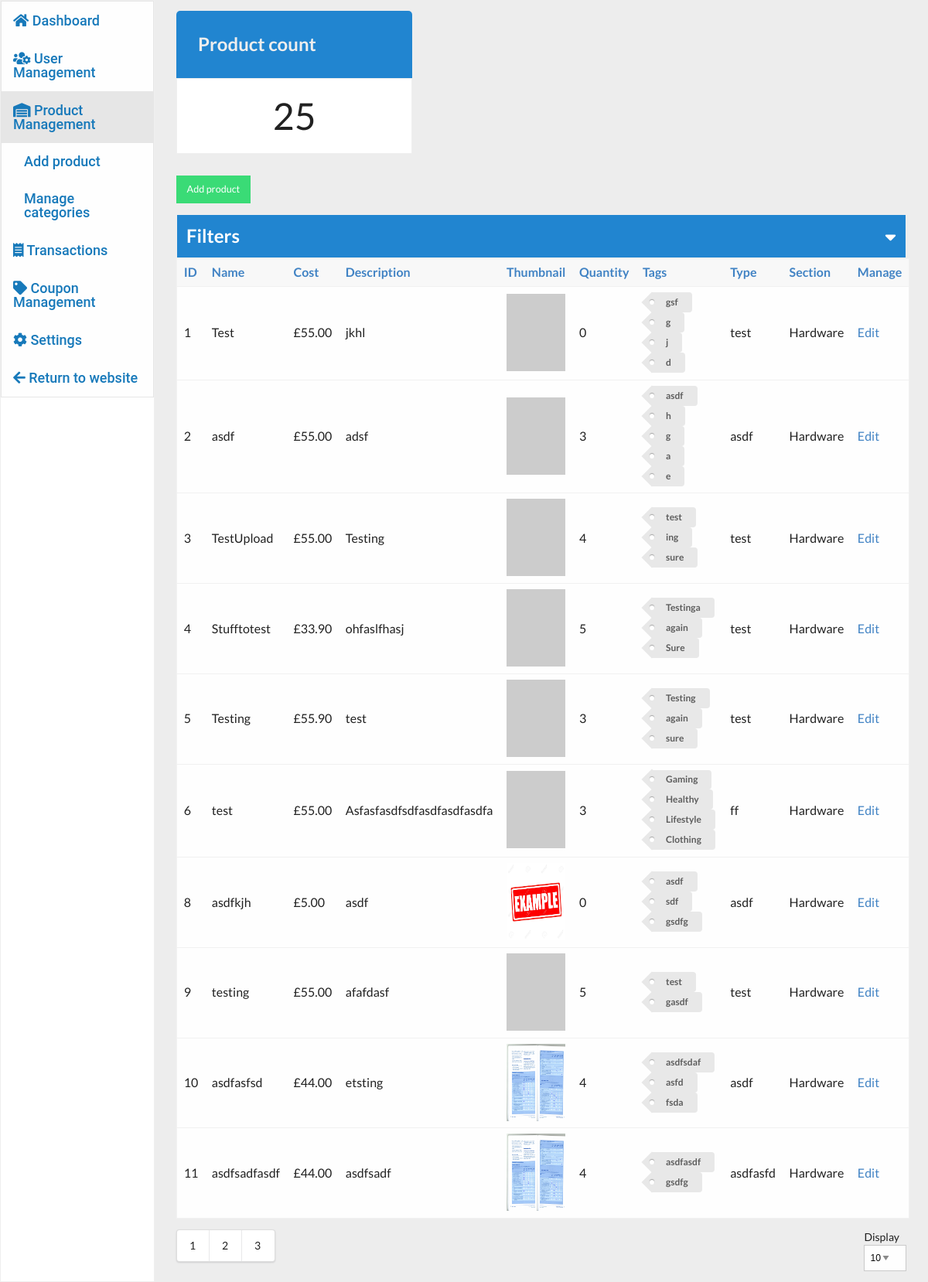
The page /admin/product-management.php (signed in) on the database its author committed.
### tables this page shows
CREATE TABLE IF NOT EXISTS `products` (
  `id` int(11) NOT NULL AUTO_INCREMENT,
  `name` varchar(255) NOT NULL,
  `cost` double NOT NULL DEFAULT '0',
  `description` text,
  `quantity` int(11) NOT NULL DEFAULT '0',
  `tags` varchar(255) NOT NULL,
  `type` varchar(255) NOT NULL,
  `section_id` int(11) DEFAULT NULL,
  PRIMARY KEY (`id`),
  KEY `section_link` (`section_id`)
);

CREATE TABLE IF NOT EXISTS `sections` (
  `id` int(11) NOT NULL AUTO_INCREMENT,
  `name` varchar(255) NOT NULL,
  PRIMARY KEY (`id`)
);

### admin/scripts/functions.php (called while the page is built, shortened)
<?php
function generateURL($field){
    parse_str($_SERVER['QUERY_STRING'], $queries);
    $queries['sortBy'] = $field;
    $queries['direction'] = "asc";
    return "href=?" . http_build_query($queries);
}
?>

### objects/DatabaseHandler.php (called while the page is built, shortened)
<?php
class DatabaseHandler{
    var $host;
    var $port;
    var $username;
    var $password;
    var $database;
    function __construct(){
        $dir = $_SERVER['DOCUMENT_ROOT'] . "/E-commerce-CMS/configs/database.json";
        $json = file_get_contents($dir);
        $config = json_decode($json, true);
        $this->host = $config['host'];
        $this->port = $config['port'];
        $this->username = $config['username'];
        $this->password = $config['password'];
        $this->database = $config['database'];
    }
    function getProducts($limit, $offset, $options){
        $product_list = array();
        if(sizeof($options) > 0 && is_array($options)){
            $getVariable = $this->generateVariable($options, "products");
            $optionArray = $getVariable[0];
            $optionList = $getVariable[1];
            $optionTagList = $getVariable[2];
            $optionList = substr($optionList, 0, -4);
            $optionTagList = substr($optionTagList, 0, -4);
            if(isset($options['name'])){
                if(strlen($optionTagList) > 0){
                    $sql = "(SELECT products.id, products.name, products.cost, products.description, products.quantity, products.tags, products.type, sections.name AS section_name FROM products INNER JOIN sections ON products.section_id = sections.id WHERE ". $optionList .") UNION (SELECT products.id, products.name, products.cost, products.description, products.quantity, products.tags, products.type, sections.name AS section_name FROM products INNER JOIN sections ON products.section_id = sections.id WHERE ". $optionTagList ." AND products.tags LIKE :name) LIMIT ". $limit ." OFFSET ". $offset;
                }else{
                    $sql = "(SELECT products.id, products.name, products.cost, products.description, products.quantity, products.tags, products.type, sections.name AS section_name FROM products INNER JOIN sections ON products.section_id = sections.id WHERE ". $optionList .") UNION (SELECT products.id, products.name, products.cost, products.description, products.quantity, products.tags, products.type, sections.name AS section_name FROM products INNER JOIN sections ON products.section_id = sections.id WHERE products.tags LIKE :name) LIMIT ". $limit ." OFFSET ". $offset;
                }
            }else{
                $sql = "(SELECT products.id, products.name, products.cost, products.description, products.quantity, products.tags, products.type, sections.name AS section_name FROM products INNER JOIN sections ON products.section_id = sections.id WHERE ". $optionList .") LIMIT ". $limit ." OFFSET ". $offset;
            }
            try{
                if($this->port != ""){
                    $connection = new PDO('mysql:host='.$this->host.';port='.$this->port.';dbname='.$this->database, $this->username, $this->password, array(PDO::ATTR_ERRMODE => PDO::ERRMODE_WARNING));
                }else{
                    $connection = new PDO('mysql:host='.$this->host.';dbname='.$this->database, $this->username, $this->password, array(PDO::ATTR_ERRMODE => PDO::ERRMODE_WARNING));
                }
                $stmt = $connection->prepare($sql);
                $stmt->execute($optionArray);
                $data = $stmt->fetchAll();
                foreach($data as $result){
                    $productResult = &$result;
                    $product = new Product($productResult['id'], $productResult['name'], $productResult['cost'], $productResult['description'], $productResult['quantity'], explode(",", $productResult['tags']), $productResult['type'], $productResult['section_name']);
                    array_push($product_list, $product);
                }
                $connection = null;
            }catch(PDOException $e){
                $product_list = array("status", "error");
                return $product_list;
            }
        }else{
            $sql = "SELECT products.id, products.name, products.cost, products.description, products.quantity, products.tags, products.type, sections.name AS section_name FROM `products` INNER JOIN sections ON products.section_id = sections.id LIMIT ". $limit ." OFFSET ". $offset .";";
            $connection = new mysqli($this->host, $this->username, $this->password, $this->database);
            $get = $connection->query($sql);
            for($i = 0; $i < $get->num_rows; $i++){
                $result = $get->fetch_array(MYSQLI_ASSOC);
                $product = new Product($result['id'], $result['name'], $result['cost'], $result['description'], $result['quantity'], explode(",", $result['tags']), $result['type'], $result['section_name']);
                array_push($product_list, $product);
            }
        }
        $product_list = array(array("status"=>"success"), $product_list);
        return $product_list;
    }
    function countProducts($options){
        if(sizeof($options) > 0){
            $getVariable = $this->generateVariable($options, "products");
            $optionArray = $getVariable[0];
            $optionList = $getVariable[1];
            $optionList = substr($optionList, 0, -4);
            $sql = "SELECT COUNT(id) AS Total FROM products WHERE ". $optionList .";";
            $connection = new PDO('mysql:host='.$this->host.';dbname='.$this->database, $this->username, $this->password);
            $stmt = $connection->prepare($sql);
            $stmt->execute($options);
            $data = $stmt->fetchAll();
            $connection = null;
            return $data[0]['Total'];
        }else{
            $sql = "SELECT COUNT(id) AS Total FROM `e_commerce_database`.`products`;";
            $connection = new PDO('mysql:host='.$this->host.';dbname='.$this->database, $this->username, $this->password);
            $stmt = $connection->prepare($sql);
            $stmt->execute();
            $data = $stmt->fetchAll();
            return $data[0]['Total'];
        }
    }
}
?>

### objects/product.php (called while the page is built, shortened)
<?php
class Product{
    function __construct($id, $name, $cost, $description, $quantity, $tags, $type, $section){
        $this->id  = $id;
        $this->name = $name;
        $this->cost = $cost;
        $this->description = $description;
        $this->quantity = $quantity;
        $this->tags = $tags;
        $this->type = $type;
        $this->section = $section;
    }
}
?>

### admin/widgets/product-manager.php (the view, shortened to what this page needs)
<?php
include_once("../objects/product.php");
include_once("scripts/functions.php");
$databaseHandler = new DatabaseHandler();
parse_str($_SERVER['QUERY_STRING'], $options);
$options = removePageOptions($options);
if(isset($_GET['page']) && isset($_GET['limit'])){
    if(isset($_GET['sortBy']) && isset($_GET['direction'])){
        $product_list = $databaseHandler->getProductsSort($_GET['limit'], ($_GET['page']-1) * $_GET['limit'], $_GET['sortBy'], $_GET['direction'], $options);
    }else{
        $product_list = $databaseHandler->getProducts($_GET['limit'], ($_GET['page']-1) * $_GET['limit'], $options);
    }
}else if(isset($_GET['page'])){
    if(isset($_GET['sortBy']) && isset($_GET['direction'])){
        $product_list = $databaseHandler->getProductsSort(10, ($_GET['page']-1) * 10, $_GET['sortBy'], $_GET['direction'], $options);
    }else{
        $product_list = $databaseHandler->getProducts(10, ($_GET['page']-1) * 10, $options);
    }
}else if(isset($_GET['limit'])){
    if(isset($_GET['sortBy']) && isset($_GET['direction'])){
        $product_list = $databaseHandler->getProductsSort($_GET['limit'], 0 * $_GET['limit'], $_GET['sortBy'], $_GET['direction'], $options);
    }else{
        $product_list = $databaseHandler->getProducts($_GET['limit'], 0 * $_GET['limit'], $options);
    }
}else{
    if(isset($_GET['sortBy']) && isset($_GET['direction'])){
        $product_list = $databaseHandler->getProductsSort(10, 0 * 10, $_GET['sortBy'], $_GET['direction'], $options);
    }else{
        $product_list = $databaseHandler->getProducts(10, 0 * 10, $options);
    }
}
?>
<div class="grid-container full">
    <div class="grid-x grid-margin-x">
        <div class="large-2 cell">
            <button class="button success"><a href="add-product.php" style="color:white;">Add product</a></button>
        </div>
    </div>
    <div class="grid-x grid-margin-x">
        <div class="cell large-12 bd product-filter">
            <button data-display-filter class="blue">
                <h2>Filters <span><i class="fas fa-sort-down" data-filter-span></i></span></h2>
            </button>
        </div>
    </div>
            <form data-abide novalidate onsubmit="searchProduct($(this), '<?php parse_str($_SERVER['QUERY_STRING'], $queries); echo http_build_query($queries); ?>')">
            </form>
    <div class="grid-x grid-margin-x">
        <div class="cell large-12">
            <table class="unstriped">
                <thead onselectstart="return false;">
                    <th width="80"><a <?php echo generateURL("id");?> data-value="id" data-sort="none" onclick="">ID <?php echo generateSpan("id");?></a></th>
                    <th width="80"><a <?php echo generateURL("name"); ?> data-value="name" onclick="">Name <?php echo generateSpan("name");?></a></th>
                    <th width="80"><a <?php echo generateURL("cost"); ?> data-value="cost" onclick="">Cost <?php echo generateSpan("cost");?></a></th>
                    <th width="200"><a data-value="description" onclick="return false;">Description <span><i class=""></i></span></a></th>
                    <th width="200"><a data-value="thumbnail" onclick="return false;">Thumbnail <span><i class=""></i></span></a></th>
                    <th width="120"><a <?php echo generateURL("quantity"); ?> data-value="quantity" onclick="">Quantity <?php echo generateSpan("quantity");?></a></th>
                    <th width="200"><a onclick="return false;">Tags</a></th>
                    <th width="80"><a <?php echo generateURL("type"); ?> data-value="type" onclick="">Type <?php echo generateSpan("type");?></a></th>
                    <th width="90"><a <?php echo generateURL("section"); ?> data-value="type" onclick="">Section <?php echo generateSpan("section");?></a></th>
                    <th width="80"><a onclick="return false;">Manage</a></th>
                </thead>
                <tbody id="product-table">
                    <?php
                    if($product_list[0]['status'] == "success"){
                        if(sizeof($product_list[1]) > 0){
                            for($i = 0; $i < sizeof($product_list[1]); $i++){
                                if(sizeof(glob("../img/products/" . $product_list[1][$i]->id . "/thumbnail.*")) > 0){
                                    $result = glob("../img/products/" . $product_list[1][$i]->id . "/thumbnail.*");
                                }else{
                                    $result[0] = "https://via.placeholder.com/500x500";
                                }
                                $tags = $product_list[1][$i]->tags;
                                echo "<tr class='table-expand-row' data-open-details value='". $product_list[1][$i]->id ."'>";
                                echo "<td>". $product_list[1][$i]->id ."</td>";
                                echo "<td>". $product_list[1][$i]->name ."</td>";
                                echo "<td>£". number_format($product_list[1][$i]->cost, 2) ."</td>";
                                echo "<td>". $product_list[1][$i]->description ."</td>";
                                echo "<td><img src='". $result[0] ."' alt='thumbnail' class='image'/></td>";
                                echo "<td>". $product_list[1][$i]->quantity ."</td>";
                                echo "<td>";
                                for($x = 0; $x < sizeof($tags); $x++){
                                    echo "<a class='ui tag label'>". $tags[$x] ."</a>";
                                }
                                echo "</td>";
                                echo "<td>". $product_list[1][$i]->type ."</td>";
                                echo "<td>". $product_list[1][$i]->section ."</td>";
                                echo "<td><a href='edit-product.php?id=". $product_list[1][$i]->id ."'>Edit</a></td>";
                                echo "</tr>";
                            }
                        }
                    }
                    ?>
                </tbody>
            </table>
        </div>
    </div>
    <div class="grid-x grid-margin-x">
        <div class="cell small-11">
            <div class="ui pagination menu">
                <?php
                $count = $databaseHandler->countProducts($options);
                $limit = 10;
                if($count > 0){
                    $pageTotal = ceil($count/$limit)+1;
                    parse_str($_SERVER['QUERY_STRING'], $queries);
                    for($i = 1; $i < $pageTotal; $i++){
                        $queries['page'] = $i;
                        $rebuild = http_build_query($queries);
                        if(isset($_GET['page']) && $i == $_GET['page']){
                            echo '<a href="?'.$rebuild.'" aria-current="true" aria-disabled="false" type="pageItem" class="active item">'.$i.'</a>';
                        }else{
                            echo '<a href="?'.$rebuild.'" aria-current="false" aria-disabled="false" type="pageItem" class="item">'.$i.'</a>';
                        }
                    }
                }else{
                    parse_str($_SERVER['QUERY_STRING'], $queries);
                    $queries['page'] = 1;
                    $rebuild = http_build_query($queries);
                    echo '<a href="?'.$rebuild.'" aria-current="true" aria-disabled="false" type="pageItem" class="active item">1</a>';
                }
                ?>
            </div>
        </div>
        <div class="cell small-1">
            Display
            <label>
                <select id="limit">
                    <option <?php if(isset($_GET['limit']) && $_GET['limit'] == 10){echo "selected='selected'";}?> value="10">10</option>
                </select>
            </label>
        </div>
    </div>
</div>

### admin/css/widget/product-manager.css (style rules this page uses)
select { background-position: right center; }
th a { display:block; width:100%; height:100%; }
button span { float:right; }
.product-filter { font-weight:400; }
.product-filter button { display:block; padding:12px; width:100%; text-align:start; cursor: pointer; }
.blue { background-color:#2185d0; color:#FFFFFF; }

### admin/product-management.php (style rules this page uses)
.image { height:100px; width:150px; }

### rows shown on the page
products: id "1", name "Test", cost "55.00", description "jkhl", quantity "0", x "gsf", x "g", x "j", x "d", type "test", section.name "Hardware"
products: id "2", name "asdf", cost "55.00", description "adsf", quantity "3", x "asdf", x "h", x "g", x "a", x "e", type "asdf", section.name "Hardware"
products: id "3", name "TestUpload", cost "55.00", description "Testing", quantity "4", x "test", x "ing", x "sure", type "test", section.name "Hardware"
products: id "4", name "Stufftotest", cost "33.90", description "ohfaslfhasj", quantity "5", x "Testinga", x "again", x "Sure", type "test", section.name "Hardware"
products: id "5", name "Testing", cost "55.90", description "test", quantity "3", x "Testing", x "again", x "sure", type "test", section.name "Hardware"
products: id "6", name "test", cost "55.00", description "Asfasfasdfsdfasdfasdfasdfa", quantity "3", x "Gaming", x "Healthy", x "Lifestyle", x "Clothing", type "ff", section.name "Hardware"
products: id "8", name "asdfkjh", cost "5.00", description "asdf", shows a picture, quantity "0", x "asdf", x "sdf", x "gsdfg", type "asdf", section.name "Hardware"
products: id "9", name "testing", cost "55.00", description "afafdasf", quantity "5", x "test", x "gasdf", type "test", section.name "Hardware"
products: id "10", name "asdfasfsd", cost "44.00", description "etsting", quantity "4", x "asdfsdaf", x "asfd", x "fsda", type "asdf", section.name "Hardware"
products: id "11", name "asdfsadfasdf", cost "44.00", description "asdfsadf", quantity "4", x "asdfasdf", x "gsdfg", type "asdfasfd", section.name "Hardware"

### other values the page prints
$count "25"
